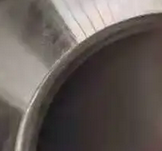
#> input picture images/shaoyuan.png, 162 x 151 px
$ python main.py   (older library calls are emulated)
#> lines starting #> are read from the running program, lines starting #| are printed output that depends on the picture; after the words box and inside, x2 and y2 are one past the last pixel; in counts of white or black regions, pixels touching at a corner belong together; long printed decimals are rounded
#> further down, im is the input picture: shape (151, 162, 3); mean B, G, R 88, 92.5, 100.8
### mine_detector.py
from mine_operator import Operator
from abc import abstractmethod, ABCMeta

import numpy as np
import random

class Detector(Operator, metaclass = ABCMeta):
    '''
    检测工厂

    属性：
        img:rgb图像
        par:字典传递相关参数
    '''
    def __init__(self, img, par: dict) -> None:
        super().__init__(img, par)
        self.par = self.par['detection_par']
        self.P = self.par['P']
        #self.load_par(self.par)
        #self.load_par(self, par['detection_par'])

    def operate(self) :
        '''
        操作方法接口

        输入：
            img:二值图像
            par:字典传递相关参数{'detection_par':{
                                                            'type':circle,
                                                            ''
                                                            }}

        输出：
            imged:处理后的图像
            results:处理后一些结果,list
        '''

        if len(self.img.shape) != 2:
            raise TypeError('待检测图像需为二维图像')

        [imaged, results] = self.detect()

        return imaged, results

    # [28 lines left out: functions detect, load_par, not called in this run]

    def dec_points(self):
        '''
        检测图片中像素值为p的点

        输入：
            img:二维的二值化图像
            p:int 要检测的像素值

        输出：
            列表[ [x1, y1], [x2, y2], [x3, y3] ]
        '''
        img = np.array(self.img)
        points = np.where(img == self.P)
        #print(points[0].size)
        points = [ [points[0][i], points[1][i] ] for i in range(points[0].size) ]
        #print(points)
        return points

    def dec_random_points(self, num:int):
            '''
            随机选取图片中指定像素值的size个点
            参数：
                img:二维的二值化图像
                num:默认采样3个点
                p:int 要检测的像素值
            返回：
                列表[ [x1, y1], [x2, y2], [x3, y3] ]
            '''
            #img size
            img_points = self.dec_points()
            size = len(img_points)
            #print(size)

            #根据图片尺寸生成随机点索引列表
            sample_index = random.sample(range(size),num)
            #print(sample_index)

            points = []
            for i in range(num):
                points.append( img_points[sample_index[i]] )
            #print(points)
            return points

if __name__ == '__main':
    pass

### detectors.py
from mine_detector import Detector
from drawer import Drawer
from mine_operator import Operator

import numpy as np
import math
import cv2
from numpy.linalg import det
#from itertools import chain
#还需要重构，抽象出一个圆检测类，把一些常用函数放进去
#还需要考虑以后的代码复用，现在复用不是很方便
class RansacCircleDetector(Detector):
    '''
    RANSAC方法拟合圆

    使用圆的基本方程，三点定圆
    '''
    def __init__(self, img, par: dict) -> None:
        super().__init__(img, par)
        self.par = self.par['RANSAC']
        self.par_all = par

        self.load_par(self.par)
        iters_min = self.get_RANSAC_iters()#t=0.05,p=0.99,i = 36844,t=0.01,p=0.7,i = 1203977
        print('理论估算迭代参数为', iters_min, ',迭代次数要大于该值。手动设定值为', self.iters)
        if iters_min > self.iters:
            raise ValueError ('迭代次数不小于', iters_min)

    def load_par(self, par):
        '''
        加载相关参数

        输入：
            par['detection_par']['RANSAC']:字典传递相关参数{
                                                            'type':circle,
                                                            't':0.5,
                                                            'P':255,#想提取的像素值
                                                            'r_min':100,
                                                            'iters':3000,
                                                            'p':0.99,# 希望的得到正确模型的概率
                                                            'sigma':0.9,# 数据和模型之间可接受的差值
                                                            }}

        输出：
            无

        待完成：
            检测参数是否加载成功？
            是否自动为缺少参数赋值？
        '''
        self.t = par['t']
        self.P = par['P']
        self.r_min = par['r_min']
        self.iters = par['iters']
        self.p = par['p']
        self.sigma = par['sigma']

    def get_RANSAC_iters(self, n = 3, plus = 2):
        '''
        估算迭代次数

        输入：
            t:(0,1),满足方程的点占全部点的比例
            P:模型正确的概率(选取到的点都是内点的概率),默认0.99
            n:计算模型选取的点数,默认为圆3
            plus:由于随机点共线的情况，需要额外增加迭代次数,默认扩大plus倍,默认为2

        输出:
            迭代次数:int
        '''
        iters = math.log(1 - self.p) / (math.log(1 - self.t ** n))
        iters = int(iters)
        iters = iters * plus
        return iters

    def get_circle(self, p1,p2,p3):
        '''
        ###########################################################################
        # 由圆上三点确定圆心和半径
        ###########################################################################
        # INPUT
        # p1   :  - 第一个点坐标, list或者array 1x3
        # p2   :  - 第二个点坐标, list或者array 1x3
        # p3   :  - 第三个点坐标, list或者array 1x3
        # 若输入1x2的行向量, 末位自动补0, 变为1x3的行向量
        ###########################################################################
        # OUTPUT:x,y,r   x,y,z,r
        # pc   :  - 圆心坐标, array 1x3
        # r    :  - 半径, 标量
        ###########################################################################
        # 调用示例1 - 平面上三个点
        # pc1, r1 = points2circle([1, 2], [-2, 1], [0, -3])
        # 调用示例2 - 空间中三个点
        # pc2, r2 = points2circle([1, 2, -1], [-2, 1, 2], [0, -3, -3])
        ###########################################################################
        参考：
            https://blog.csdn.net/Sppy_z/article/details/104877864
            https://copyfuture.com/blogs-details/202212050540427299
        '''
        p1 = np.array(p1)
        p2 = np.array(p2)
        p3 = np.array(p3)
        num1 = len(p1)
        num2 = len(p2)
        num3 = len(p3)

        # 输入维度检查
        if (num1 == num2) and (num2 == num3):
            if num1 == 2:
                p1 = np.append(p1, 0)
                p2 = np.append(p2, 0)
                p3 = np.append(p3, 0)
            elif num1 != 3:
                print('\t仅支持二维或三维坐标输入')
                return None
        else:
            print('\t输入坐标的维数不一致')
            return None

        # 共线检查
        temp01 = p1 - p2
        temp02 = p3 - p2
        temp03 = np.cross(temp01, temp02)

        #计算两个向量（向量数组）的叉乘。叉乘返回的数组既垂直于a，又垂直于b。
        # 如果a,b是向量数组，则向量在最后一维定义。该维度可以为2，也可以为3. 为2的时候会自动将第三个分量视作0补充进去计算。
        temp = (temp03 @ temp03) / (temp01 @ temp01) / (temp02 @ temp02) # @装饰器的格式来写的目的就是为了书写简单方便
        # temp03 @ temp03中的@ 含义是数组中每个元素的平方之和
        if temp < 10**-6:
            print('\t三点共线, 无法确定圆')
            return None

        temp1 = np.vstack((p1, p2, p3)) # 行拼接
        temp2 = np.ones(3).reshape(3, 1) # 以a行b列的数组形式显示
        mat1 = np.hstack((temp1, temp2)) # size = 3x4
        m = +det(mat1[:, 1:])
        n = -det(np.delete(mat1, 1, axis=1)) # axis=1相对于把每一行当做列来排列
        p = +det(np.delete(mat1, 2, axis=1))
        q = -det(temp1)
        temp3 = np.array([p1 @ p1, p2 @ p2, p3 @ p3]).reshape(3, 1)
        temp4 = np.hstack((temp3, mat1))
        # 使用 stack，可以将一个列表转换为一个numpy数组，当axis=0的时候，和 使用 np.array() 没有什么区别，
        # 但是当 axis=1的时候，那么就是对每一行进行在列方向上进行运算，也就是列方向结合，
        # 此时矩阵的维度也从（2,3）变成了（3,2）
        # hstack(tup) ，参数tup可以是元组，列表，或者numpy数组，返回结果为numpy的数组
        temp5 = np.array([2 * q, -m, -n, -p, 0])
        mat2 = np.vstack((temp4, temp5)) # size = 4x5
        A = +det(mat2[:, 1:])
        B = -det(np.delete(mat2, 1, axis=1))
        C = +det(np.delete(mat2, 2, axis=1))
        D = -det(np.delete(mat2, 3, axis=1))
        E = +det(mat2[:, :-1])
        pc = -np.array([B, C, D]) / 2 / A
        r = np.sqrt(B * B + C * C + D * D - 4 * A * E) / 2 / abs(A)
        if num1 == 2:
            return pc[0], pc[1], r
        else:
            return pc[0], pc[1], pc[2], r

    def detect(self):
        '''
        检测方法接口

        输入：
            img:二值图像
            par['detection_par']:字典传递相关参数{
                                                            'type':circle,
                                                            'algorithm':RANSAC,
                                                            't':0.5,
                                                            'P':255,
                                                            'r_min':100
                                                            }}

        输出：
            imged:处理后的图像
            results:[x, y, r]
        '''

        #提取255像素值的点
        points = self.dec_points()
        size = len(points)

        #用于可视化显示，在其上画彩色圆等
        img_bgr = np.stack([self.img,self.img,self.img],axis=-1)

        # 使用RANSAC算法估算模型

        # 最好模型的参数估计和内点数目
        best_x0 = 0
        best_y0 = 0
        best_r = 5
        pretotal = 0
        # 迭代最大次数，每次得到更好的估计会优化iters的数值
        #参考程序手动设置100000

        for i in range(self.iters):
            if i % 1000 == 0:
                print('已经迭代', i ,'次')
            # 随机选取3个点
            p1, p2, p3 = self.dec_random_points(3)

            #3点求圆方程
            #可以替换不同方案计算圆和对应内点
            #p1, p2, p3 = Point(x_1, y_1), Point(x_2, y_2), Point(x_3, y_3)
            #(x0, y0, r) = self.get_circle(p1, p2, p3)
            try:
                (x0, y0, r) = self.get_circle(p1, p2, p3)
                #print(x0,y0,r)
            except:
                continue

            if r > self.r_min:
                # 算出内点数目
                total_inlier = 0
                for index in range(size):
                    r_estimate2 = (points[index][0] - x0) ** 2 +  (points[index][1] - y0) **2
                    if abs(r_estimate2 - r ** 2) < self.sigma:
                        total_inlier = total_inlier + 1

                # 判断当前的模型是否比之前估算的模型好
                if total_inlier > pretotal:
                    iters = math.log(1 -self.p) / math.log(1 - pow(total_inlier / (size), 2))
                    pretotal = total_inlier
                    best_x0 = x0
                    best_y0 = y0
                    best_r = r

                # 判断是否当前模型已经符合超过一半的点
                if total_inlier > size * self.t:
                    break
            else:
                continue
        print('圆心坐标:(', best_x0, ',', best_y0, '),半径:', best_r)

        imged = Drawer(self.img, self.par_all).draw_circle([best_x0, best_y0, best_r])[0]

        return [imged, [best_x0, best_y0, best_r]]

class HoughCircleDector(Detector):

    def __init__(self, img, par: dict) -> None:
        super().__init__(img, par)
        self.par = self.par['Hough']
        self.par_all = par
        self.load_par(self.par)

    def load_par(self, par):
        self.bili = self.par['bili']
        self.dist_min = self.par['dist_min']
        self.can = self.par['can']
        self.acc = self.par['acc']
        self.r_min = self.par['r_min']
        self.r_max = self.par['r_max']

    def detect(self):

        circles = cv2.HoughCircles(self.img,cv2.HOUGH_GRADIENT,
                                                            self.bili,#图像解析的反向比例。1为原始大小，2为原始大小的一半
                                                            self.dist_min,#圆心之间的最小距离。过小会增加圆的误判，过大会丢失存在的圆
                                                            param1=self.can,#Canny检测器的高阈值
                                                            param2=self.acc,#检测阶段圆心的累加器阈值。越小的话，会增加不存在的圆；越大的话，则检测到的圆就更加接近完美的圆形
                                                            minRadius=self.r_min,#检测的最小圆的半径
                                                            maxRadius=self.r_max)#检测的最大圆的半径
        #print(np.array(circles))

        circles = np.uint16(np.around(circles))
        #print(circles.shape)
        # 因为我这里只检测一个圆，需要检测多个圆的话，就遍历circles
        #for i in circles[0, :]:
        #    cv2.circle(img_bgr, (i[0], i[1]), i[2], (0, 0, 255), 2)  # 在原图上画圆，圆心，半径，颜色，线框
        #    cv2.circle(img_bgr, (i[0], i[1]), 2, (255, 0, 0), 2)  # 画圆心
        #show_img(img_bgr)
        assert len(circles)==1,f'{circles},not qualify only a circle!'
        (x,y,r) = circles[0][0]
        # input(circles[0,:])
        print('圆心坐标:(', x, ',', y, '),半径:', r)
        imged = Drawer(self.img, self.par_all).draw_circle([x, y, r])[0]

        return [imged, [x, y, r]]

if __name__ == '__main':
    pass

### drawer.py
from mine_operator import Operator

import cv2
import numpy as np

class Drawer(Operator):
    '''
    画家类

    处理显示相关

    待完成：
        统一接口
    '''
    def __init__(self, img, par: dict) -> None:
        super().__init__(img, par)
        self.par = self.par['drawer_par']


    def load_par(self, par):
        self.wait = self.par['wait']

    def operate(self):
        return [self.img, [] ]

    def show_img(self, img):
        #可调整窗口显示图像，鼠标点进图像，键盘回车，退出程序
        cv2.namedWindow('contour', cv2.WINDOW_NORMAL | cv2.WINDOW_KEEPRATIO)
        cv2.imshow('contour', img)
        cv2.waitKey(0)
        cv2.destroyAllWindows()

    def draw_circle(self, results):

        [x, y ,r] = results
        x_int = int(x)
        y_int = int(y)

        if len(self.img.shape) == 2:
            self.img = np.stack([self.img,self.img,self.img],axis=-1)

        cv2.circle(self.img,(x_int, y_int),int(r),(0,0,255),2)
        # 圆心
        cv2.circle(self.img,(x_int, y_int),2,(0,255,0),3)
        cv2.putText(self.img,  '(' + str(round(x))+',' + str(round(y)) + '),r:' + str(round(r)), (0,y_int) , cv2.FONT_HERSHEY_SIMPLEX,1,(0,255,0),1)
        self.show_img(self.img)

        return [ self.img, [] ]

### mine_operator.py
from abc import abstractmethod, ABCMeta

class Operator(metaclass = ABCMeta):
    '''
    抽象图像操作类

    图像操作的抽象工厂

    属性：
        img:rgb图像
        par:字典传递相关参数

    待完成：
        加载和保存类，也负责格式转换
        灵活的图像处理类，自由度更高的建造者模式
    '''
    def __init__(self, img, par:dict) -> None:
        self.img = img
        self.par = par
        #print(self.par)
        #self.load_par(self.par)


    # [29 lines left out: functions load_par, operate, not called in this run]

### main.py
import cv2
import numpy as np

from drawer import Drawer
from detectors import RansacCircleDetector, HoughCircleDector

par = {
    'load_par':{
        'file_path':'images/shaoyuan.png'#'images/1.jpeg'
    },
    'process_par':{
        'area':0,                                 #提取区域，0:暗,1:亮
        'area_size':11,                    #计算邻域大小
        'bias':9,                                 #偏移量
    },

    'drawer_par':{
        'wait':0,                                  #图像显示等待时长,0:等待按键,5:5ms
    },

    'detection_par':{
        'P':255,                                    #提取的像素值
        'type':'circle',                        #检测类型
        'algorithm':'RANSAC',       #检测算法
        'RANSAC':{                              #概率结果，不一定每次都一样，但很容易通过半径过滤
                't':0.5,                               #待拟合点占轮廓提取后所有P像素值点的比例,(0,1)
                'P':255,                            #想提取的像素值
                'r_min':160,                  #拟合圆的最小半径
                'p':0.99,                          # 希望的得到正确模型的概率
                'sigma':0.005,                   # 数据和模型之间可接受的差值
                'iters':5000,                   #迭代次数
        },
        'Hough':{
                'bili':1,                             #图像解析的反向比例。1为原始大小，2为原始大小的一半
                'dist_min':100,            #圆心之间的最小距离。过小会增加圆的误判，过大会丢失存在的圆
                'can':25,                         #Canny检测器的高阈值
                'acc':20,                          #检测阶段圆心的累加器阈值。越小的话，会增加不存在的圆；越大的话，则检测到的圆就更加接近完美的圆形
                'r_min':200,                  #检测的最小圆的半径
                'r_max':999999,          #检测的最大圆的半径
        }
    },
}

#图像处理
def tuxiangchuli(im):
    #缩小图像
    im = im[cut:(im.shape[0] - cut),cut:(im.shape[1]-cut)]
    #im = cv2.resize(im, None, fx=0.25, fy=0.25)
    # 转换为灰度图片
    imgray0 = cv2.cvtColor(im, cv2.COLOR_BGR2GRAY)
    #高斯滤波模糊平滑图像
    imgray1 = cv2.GaussianBlur(imgray0,(5,5),0)
    #用计算代替判断，cv2.THRESH_BINARY + _INV * (1-par)
    if par['process_par']['area']:
        #自适应二值化,工件为黑色，图片，上限，自适应二值算法ADAPTIVE_THRESH_MEAN_C，提取亮区域THRESH_BINARY（暗区域THRESH_BINARY_INV），像素邻域大小（单数），偏移值调整量（单数）
        imgray2=cv2.adaptiveThreshold(imgray1,255,cv2.ADAPTIVE_THRESH_GAUSSIAN_C,cv2.THRESH_BINARY,par['process_par']['area_size'],par['process_par']['bias']) # 自适应二值化11,9
    else:
        #自适应二值化,工件为黑色，图片，上限，自适应二值算法ADAPTIVE_THRESH_MEAN_C，提取亮区域THRESH_BINARY（暗区域THRESH_BINARY_INV），像素邻域大小（单数），偏移值调整量（单数）
        imgray2=cv2.adaptiveThreshold(imgray1,255,cv2.ADAPTIVE_THRESH_GAUSSIAN_C,cv2.THRESH_BINARY_INV,par['process_par']['area_size'],par['process_par']['bias']) # 自适应二值化11,9
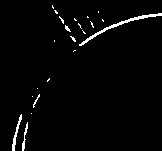
#> imgray2: shape (151, 162); 2.3% white in thin lines or dots, all inside (x1, y1, x2, y2) = (12, 5, 162, 151)
    #高斯滤波模糊平滑图像
    imgray3 = cv2.GaussianBlur(imgray2,(3,3),0)
    #开运算，去白色毛刺和噪点
    kernel = np.ones((3,3),np.uint8)
    imgray4 = cv2.morphologyEx(imgray3, cv2.MORPH_OPEN, kernel, 1)
    #闭运算，连贯线条
    imgray4 = cv2.morphologyEx(imgray4, cv2.MORPH_CLOSE, kernel, 1)
    #自适应二值化，消去白色噪声
    ret3,imgray5 = cv2.threshold(imgray4,0,255,cv2.THRESH_BINARY+cv2.THRESH_OTSU)  # STSU 再次二值化
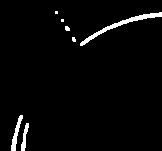
#> imgray5: shape (151, 162); 2.8% white; 7 white regions (3 under 20 px), largest, box (x1, y1, x2, y2) and area: (80, 12, 162, 46) 367, (11, 115, 23, 151) 152, (21, 123, 29, 151) 104, (65, 26, 70, 31) 21
#> ret3 = 48
    #卷积运算
    #模糊处理核，减弱像素点和周围的分别
    kernel = np.array((
        [0.0625,0.125,0.065],
        [0.123,0.25,0.125],
        [0.0625,0.125,0.0625]
    ),dtype="float32")
    #kernel = np.ones((5,5),np.float32)/25 #师兄的
    filter2D = cv2.filter2D(imgray5,-1,kernel)
    filter2D = cv2.medianBlur(filter2D,5)#中值滤波
    #二值化，清晰边界
    ret3,imgray6 = cv2.threshold(filter2D,0,255,cv2.THRESH_BINARY+cv2.THRESH_OTSU) # 再次二值化
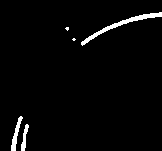
#> imgray6: shape (151, 162); 2.6% white; 5 white regions (2 under 20 px), largest, box (x1, y1, x2, y2) and area: (81, 12, 162, 46) 364, (11, 116, 23, 151) 147, (21, 124, 29, 151) 100
#> ret3 = 96
    #去除小的黑色块噪声
    kernel = cv2.getStructuringElement(cv2.MORPH_CROSS,(3,3)) #定义矩形结构元素 内核[0 1 0,1 1 1,0 1 0]
    opened1 = cv2.morphologyEx(imgray6, cv2.MORPH_CLOSE, kernel,iterations=5)
#> opened1: shape (151, 162); 3.2% white; 4 white regions (2 under 20 px), largest, box (x1, y1, x2, y2) and area: (11, 116, 29, 151) 409, (80, 12, 162, 46) 365
    #高斯滤波模糊平滑图像,弱化运算产生棱角
    opened1 = cv2.GaussianBlur(opened1,(5,5),0)
    #二值化，清晰边界
    _,opened1 = cv2.threshold(opened1,0,255,cv2.THRESH_BINARY+cv2.THRESH_OTSU)
#> opened1: shape (151, 162); 3.4% white; 4 white regions (2 under 20 px), largest, box (x1, y1, x2, y2) and area: (11, 116, 29, 151) 420, (81, 12, 162, 46) 391
    return im,imgray5

#找轮廓
def biankuang(imgray3):
    grad_x = cv2.Sobel(imgray3, cv2.CV_16S, 1, 0)
    grad_y = cv2.Sobel(imgray3, cv2.CV_16S, 0, 1)
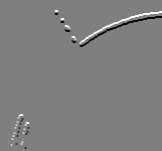
#> grad_y: shape (151, 162) int16; min -1020, max 1020, mean 0.8; drawn with min black and max white
    canny_0 = 20
    imgray3 = cv2.Canny(grad_x, grad_y, canny_0,canny_0 * 3 )
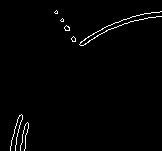
#> imgray3: shape (151, 162); 1.4% white in thin lines or dots, all inside (x1, y1, x2, y2) = (10, 10, 162, 151)
    return imgray3


if __name__ == '__main__':
    file_path = par['load_par']['file_path']
    #file_path = "yuan.jpeg"
    # 读取彩色图片
    im = cv2.imread(file_path)
    # print(np.unique(img))
    #缩小图像
    #im = cv2.resize(im, None, fx=0.25, fy=0.25)
    cut = 0#裁剪边框尺寸,用来去除边缘的噪声03-1
    #图像处理
    im, image_erzhi = tuxiangchuli(im)
    #找轮廓
    image_biankuang = biankuang(image_erzhi)
    image_biankuangH = image_biankuang.copy()
    #print(image_biankuang.shape)


    #R:RANSAC,H:Hough
    [imagedR, resultsR] = RansacCircleDetector(image_biankuang, par).operate()
#> in dec_points, `points = np.where(img == self.P)`: points = 354 positions, rows 10 to 150, columns 10 to 161
#> in dec_points, `points = [ [points[0][i], points[1][i] ] for i in range(points[0].size..`: points = 354 pairs, first value 10 to 150, second value 10 to 161
#> in detect, `size = len(points)`: size = 354
#> the loop in detect, `for i in range(self.iters):` made 5000 passes
#> iters on pass 6: 64120.1
#> after the loop in detect, `for i in range(self.iters):`: best_r = 336.5; best_x0 = 346.5; best_y0 = 219.5; iters = 23081.8; pretotal = 5
#| 圆心坐标:( 346.500 , 219.500 ),半径: 336.545
#> in draw_circle, `[x, y ,r] = results`: x = 346.5; y = 219.5; r = 336.5
#> in draw_circle, `x_int = int(x)`: x_int = 346
#> in draw_circle, `y_int = int(y)`: y_int = 219
#> in draw_circle, `cv2.circle(self.img,(x_int, y_int),int(r),(0,0,255),2)`:
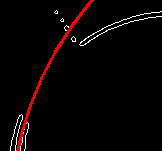
#> self.img: shape (151, 162, 3); mean of channels 0, 1, 2 3.5, 3.5, 8.6; drawn as B, G, R
#> in operate, `[imaged, results] = self.detect()`: results = [346.5, 219.5, 336.5]
#> resultsR = [346.5, 219.5, 336.5]
    try:
        [imagedH, resultsH] = HoughCircleDector(image_biankuangH, par).operate()
#> in detect, `circles = cv2.HoughCircles(self.img,cv2.HOUGH_GRADIENT, self.bili,#图像解..`: circles = None
    except:
        [imagedH, resultsH] = [image_biankuangH, [0, 0, 1]]
#> resultsH = [0, 0, 1]
        print('Hough检测不到圆!')

    imH = im.copy()
    drawerR = Drawer(im, par)
    drawerH = Drawer(imH, par)

    imedR = drawerR.draw_circle(resultsR)[0]
    imedH = drawerH.draw_circle(resultsH)[0]
#> in draw_circle (call 3), `[x, y ,r] = results`: x = 0; r = 1
#> in draw_circle (call 3), `x_int = int(x)`: x_int = 0
#> in draw_circle (call 3), `cv2.circle(self.img,(x_int, y_int),2,(0,255,0),3)`: self.img: shape (151, 162, 3); mean B, G, R 87.9, 92.6, 100.8
#> in draw_circle (call 3), `cv2.putText(self.img,  '(' + str(round(x))+',' + str(round(y)) + '),r:..`:
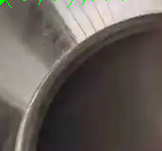
#> self.img: shape (151, 162, 3); mean B, G, R 87.7, 92.7, 100.5


    save_name_title = file_path.split('.')[0]
    cv2.imwrite(save_name_title + '_imgedR.jpg', imagedR)
    cv2.imwrite(save_name_title + '_imR.jpg',imedR)

    cv2.imwrite(save_name_title + '_imgedH.jpg', imagedH)
    cv2.imwrite(save_name_title + '_imH.jpg',imedH)
